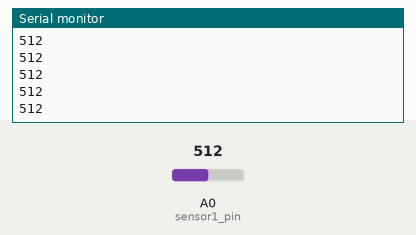
Bench run of a sketch on a simulated Arduino Uno, built with avr-gcc and run on an emulated ATmega328P. Parts: the last lines printed to the serial monitor. The test bench sets the inputs (shaded band); at power-on: A0 (sensor1_pin) = 512.

Above: at 1.2 s.
1.3 s: A0 (sensor1_pin) set to 716
At 1.9 s:
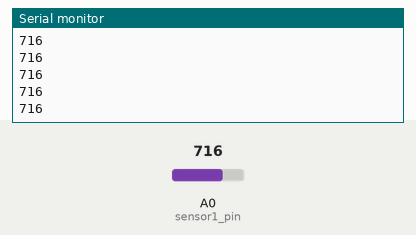
2.8 s: A0 (sensor1_pin) set to 900
At 3.4 s:
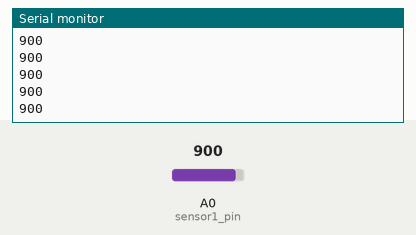
Timing chart, 0 to 5.8 s (numbered marks = the images above; inputs shaded):
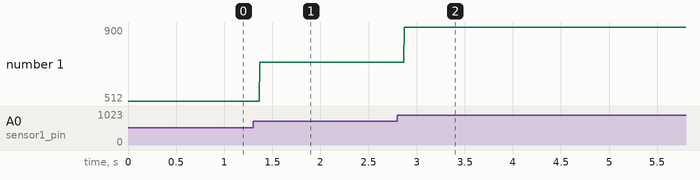

Measured:
- after the input at 1.3 s, the serial monitor: prints a new line after 0.07 s (image 1)
- after the input at 2.8 s, the serial monitor: prints a new line after 0.07 s (image 2)
- plotted number 1: 512 → 716 after the input at 1.3 s, 716 → 900 after the input at 2.8 s

The sketch:

sensor-config.ino
```cpp
const int sensor1_pin = A0;
void setup() {
  // initialize serial communication at 9600 bits per second:
  Serial.begin(9600);
  pinMode(sensor1_pin, INPUT);
}

void loop() {
  // read the input on analog pin 0:
  int sensorValue = analogRead(sensor1_pin);
  // print out the value you read:
  Serial.println(sensorValue);
  delay(1);        // delay in between reads for stability
}
```
